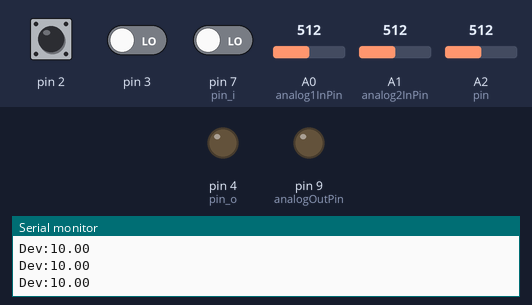
Recording of a sketch running on a simulated Arduino Uno, built with avr-gcc and run on an emulated ATmega328P. Shown: output pins drawn as LEDs (lit = HIGH), the last lines printed to the serial monitor. Inputs (shaded band) come from the test bench; at power-on: pin 7 (pin_i) LOW, A0 (analog1InPin) = 512, A1 (analog2InPin) = 512, pin 2 HIGH, pin 3 LOW, A2 (pin) = 512.

Above: at 1.2 s.
1.3 s: pin 7 (pin_i) driven HIGH
At 2.1 s:
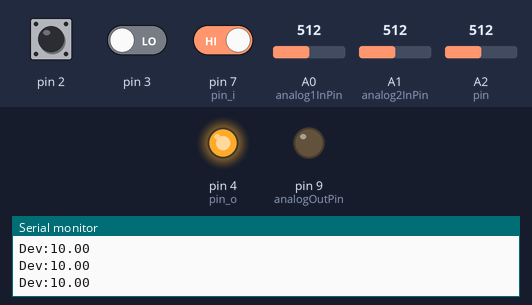
4.3 s: A0 (analog1InPin) set to 716
At 5.5 s:
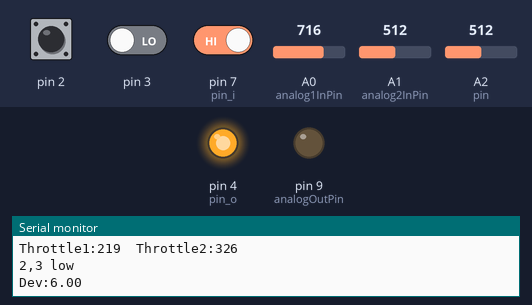
5.8 s: A1 (analog2InPin) set to 716
At 7.9 s:
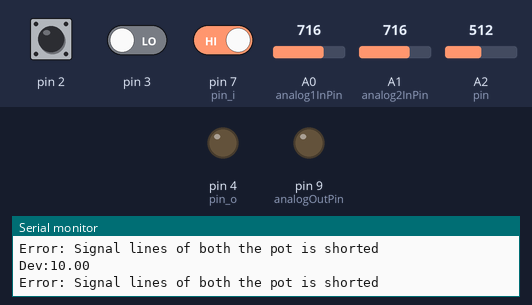
8.8 s: A0 (analog1InPin) set to 511
At 9.3 s:
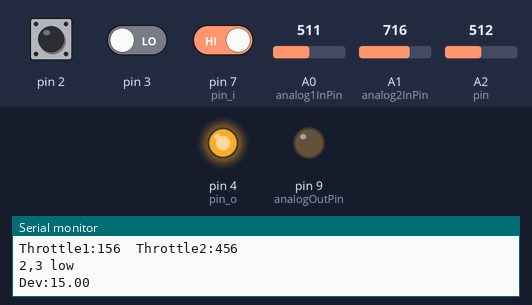
10.4 s: A1 (analog2InPin) set to 511
At 12.8 s:
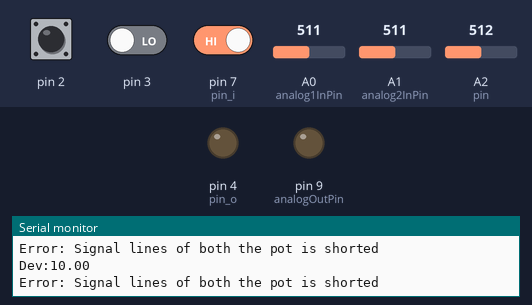
13.4 s: A0 (analog1InPin) set to 306
At 13.9 s:
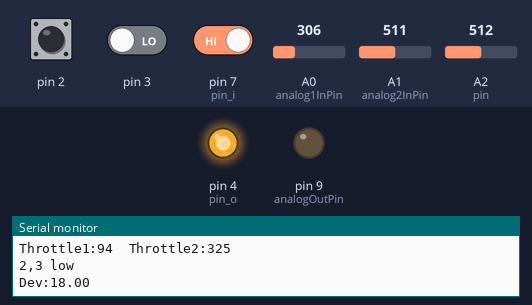
Timing chart, 0 to 16.0 s (numbered marks = the images above; inputs shaded):
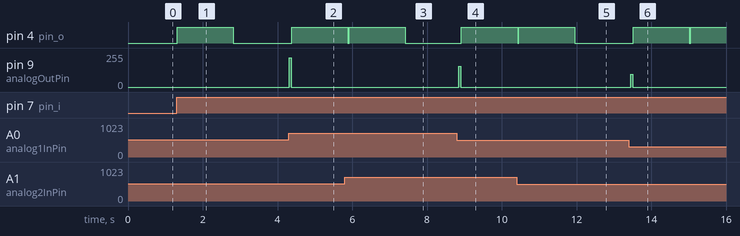

Measured:
- after the input at 1.3 s, pin 4 (pin_o): LOW → HIGH at once, → LOW 1.5 s later
- after the input at 4.3 s, pin 4 (pin_o): LOW → HIGH after 0.08 s; pin 9 (analogOutPin): 0/255 → 219/255 at once, → 0/255 0.05 s later
- after the input at 5.8 s, pin 4 (pin_o): goes on until 7.4 s, then stays LOW
- after the input at 8.8 s, pin 4 (pin_o): LOW → HIGH after 0.12 s; pin 9 (analogOutPin): 0/255 → 156/255 after 0.05 s, → 0/255 0.05 s later
- after the input at 10.4 s, pin 4 (pin_o): goes on until 12.0 s, then stays LOW
- after the input at 13.4 s, pin 4 (pin_o): LOW → HIGH after 0.12 s, → LOW 1.5 s later, → HIGH 0.04 s later; pin 9 (analogOutPin): 0/255 → 94/255 after 0.05 s, → 0/255 0.05 s later

The sketch:

Ready_to_Drive_APPS_DualPot_Sv0.1.ino
```cpp
#include "errorchk.h"

#define pin_i 7  // input pin from PTS
#define pin_o 4  // Output pin to buzzer
#define pin A2
float bar;

const int analog1InPin = A0;  // Analog input pin that the potentiometer 1 is attached to
const int analog2InPin = A1;  // Analog input pin that the potentiometer 2 is attached to
const int analogOutPin = 9;   // Analog output pin that the LED is attached to

float sensor1Value = 0;  // value read from the pot1
float sensor2Value = 0;  // value read from the pot2
int Throttle1 = 0;          // value output1 to the PWM (analog out)
int Throttle2 = 0;          // value output2 to the PWM (analog out)
float pot1;
float pot2;

int t = 1, n = 0, sum = 0;  //to check if deviation <=10%
float avg;
long time_Check1;
bool flag = true;
int ctr = 0;  // counter for activating APPS
long timexwastrue;

void setup() {
  Serial.begin(9600);
  pinMode(pin_i, INPUT);
  pinMode(pin_o, OUTPUT);
  pinMode(2, INPUT);
  pinMode(3, INPUT);
}

void loop() {
  int x = digitalRead(pin_i);
  float a = analogRead(pin);
  bar = map(a, 210, 1023, 0, 200);
  //Serial.println(bar);


  sensor1Value = analogRead(analog1InPin);
  sensor2Value = analogRead(analog2InPin);
  /*Serial.println("Before Mapping:");
  Serial.print("Throttle1:");
  Serial.print(sensor1Value);
  Serial.print("\tThrottle2:");
  Serial.println(sensor2Value);*/
  float dev = calcError(1, sensor1Value,  sensor2Value*2);
  Serial.print("Dev:");
  Serial.println(dev);

  Throttle1 = map(sensor1Value, 0, 830, 0, 255);  //SENSOR1 100%->3.2V
  Throttle2 = map(sensor2Value, 0, 400, 0, 255);  //SENSOR2 1W00%->1.6V

  //float dev = calcError(Throttle1, Throttle2);
  //Serial.print("Dev:");
  //Serial.println(dev);


  if (digitalRead(2) == LOW or digitalRead(3) == LOW) {
    //ctr = 0;
    //analogWrite(analogOutPin, 0);
  }


  //25% pedal travel + hard braking rule check


  //  if(pot1>1.8 && bar>=15 ){
  //    while(pot1>0.8){
  //      analogWrite(analogOutPin, 0);
  //      sensor1Value = analogRead(analog1InPin);
  //      pot1 = sensor1Value * 5.0/1023;
  //      Serial.println("25%");
  //      }
  //    }


  if (dev > 10)  //deviation check
  {
    n++;
    if (t == 1)
    {
      time_Check1 = millis();
      t = 0;
    }
    sum = sum + dev;
    long time_Check2 = millis();
    if (time_Check2 - time_Check1 >= 100)
    {
      avg = sum / n;
      if (avg > 10)
      {
        ctr = 0;
        Serial.println("dev>10");
        analogWrite(analogOutPin, 0);
      }
    }
  }
  else
  {
    sum=0;
    avg = 0;
    t = 1;
    n = 0;
  }

  //Serial.print("dev: ");
  //Serial.println(dev);


  if (ctr == 0) {

    if (x == HIGH ) {

      ctr = 1;
      //Serial.println("Heelo3");
    }
  }
  if (ctr == 1) {
    digitalWrite(pin_o, HIGH);
    delay(1500);
    digitalWrite(pin_o, LOW);
    ctr = 2;
    Serial.println("Ready Drive mode enabled!");
    delay(25);
  }
  if (ctr == 2)
  {
    //    Serial.println("Heelo0");
    if (sensor1Value != sensor2Value)
    {
      //Serial.println("Heelo1");
      // read the analog in value:
      // map it to the range of the analog out:

      //        Serial.println("Heelo");
      sensor1Value = analogRead(analog1InPin);
      if (sensor1Value > 1000)
      {
        sensor1Value = 1000;
      }
      // change the analog out value:

      //O/p the Lower Value
      if(Throttle1>Throttle2)
        {
          analogWrite(analogOutPin, Throttle2);
          Serial.println(Throttle2);
        }
        else
        {
          Serial.println(Throttle1);
          analogWrite(analogOutPin, Throttle1);
        }
        Serial.println("After Mapping:");
        Serial.print("Throttle1:");
        Serial.print(Throttle1);
        Serial.print("\tThrottle2:");
        Serial.println(Throttle2);


      if (digitalRead(2) == LOW or digitalRead(3) == LOW) {
        ctr = 0;
        analogWrite(analogOutPin, 0);
        Serial.println("2,3 low");
      }
    } else {
        Serial.println("Error: Signal lines of both the pot is shorted");
    }
  }
}

 float calcError(float x, float y) {
  float error = (abs(x - y) / x) * 100;
  return error;
}
```

errorchk.h
```cpp
#include <stdlib.h>
float dev;
float diff;
float calcError(int i,float x, float y)
{
  if(x>y){diff =x-y;}
  else{diff =y-x;}

  float error = (diff / x)*100;
  if(error <=20){
    dev = map(error, 0, 20, 0, 9);
    }else{
      dev = map(error, 21, 100, 5, 10);
      }
      return dev;
}

long map(long x, long in_min, long in_max, long out_min, long out_max) {
  return (x - in_min) * (out_max - out_min) / (in_max - in_min) + out_min;
}
```
